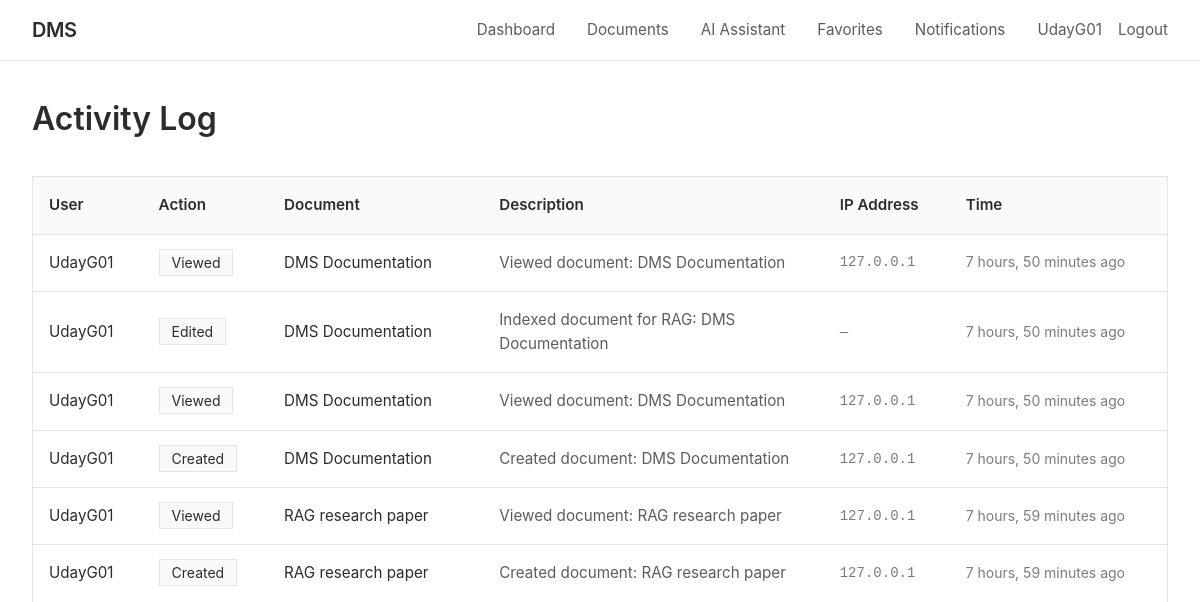
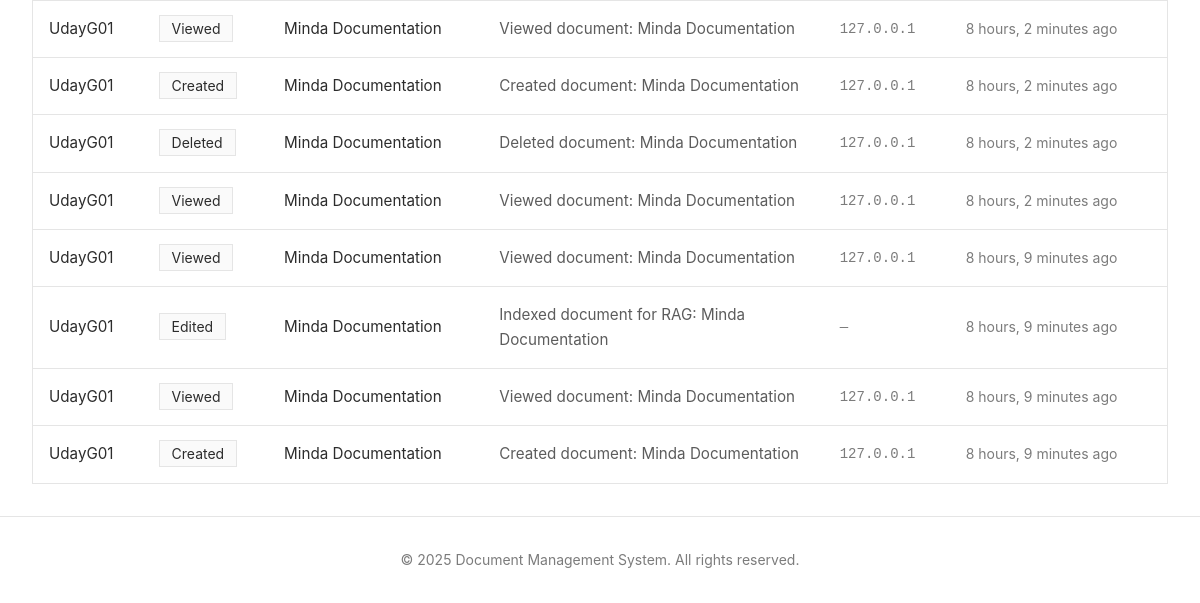
The app's page /activity/ (signed in), older data (2 pictures, top to bottom).
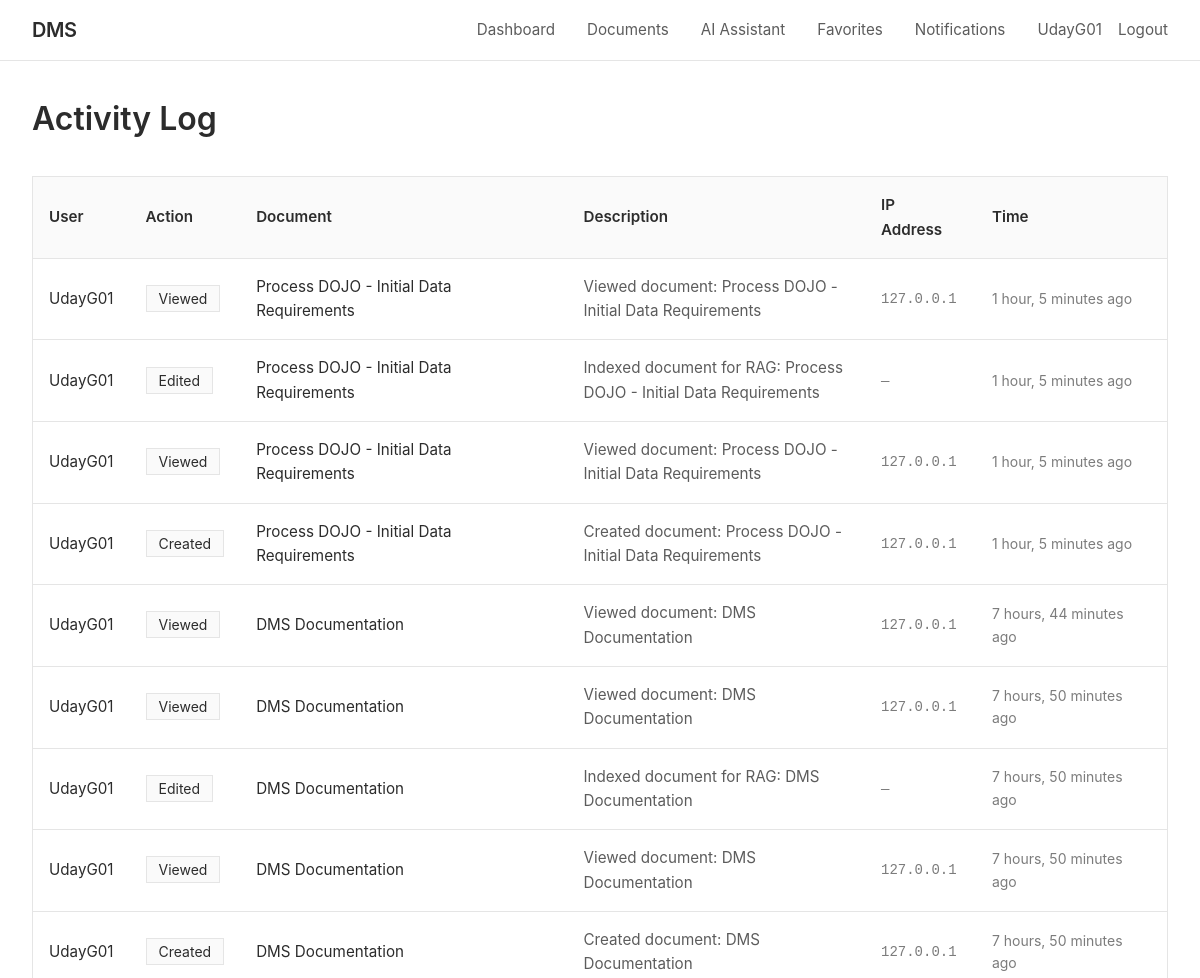
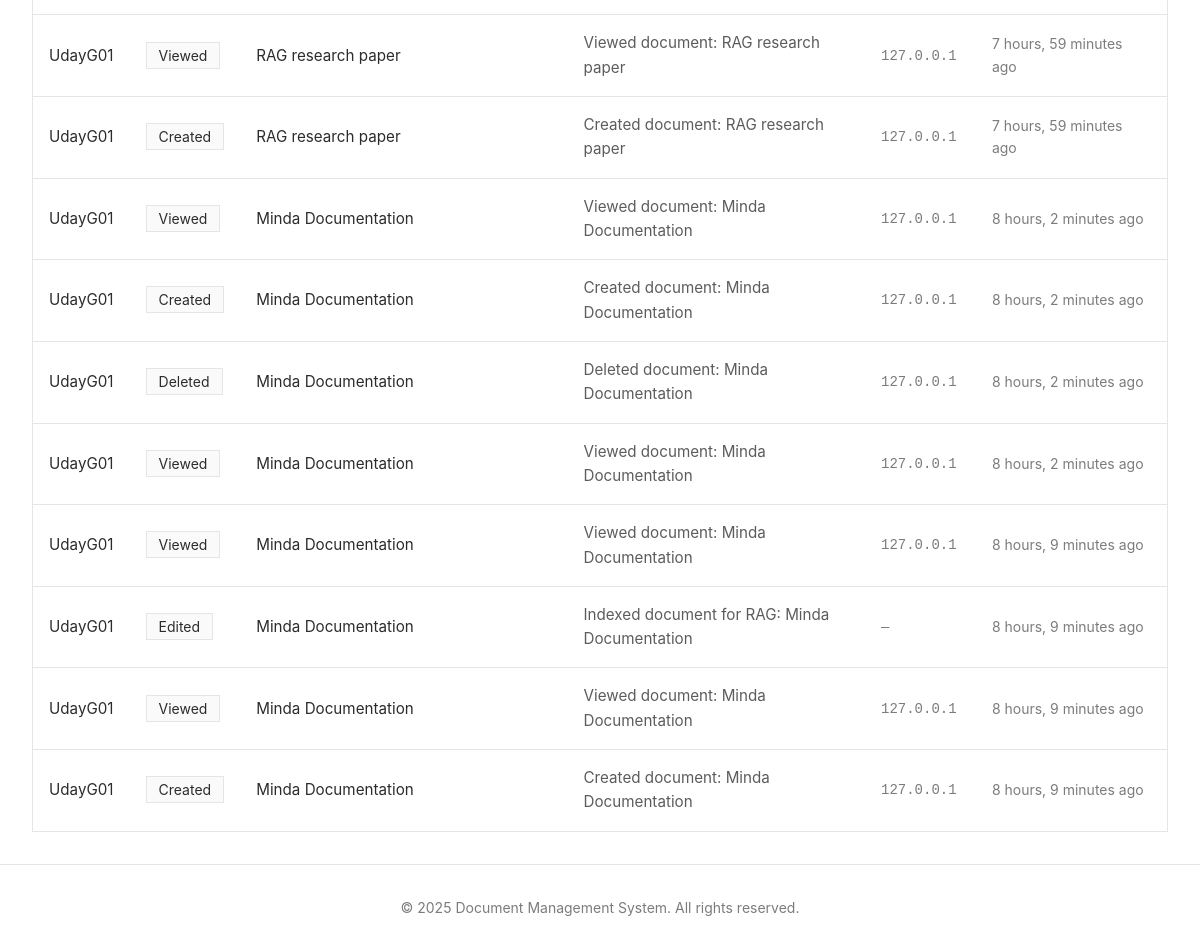
The same page, newer data (2 pictures, top to bottom).
### documents/models.py (models this page shows, shortened)
class User(AbstractUser):
    USER_TYPE_CHOICES = [
        ('guest', 'Guest'),
        ('user', 'Regular User'),
        ('admin', 'Admin'),
    ]
    user_type = models.CharField(max_length=10, choices=USER_TYPE_CHOICES, default='user')
    role = models.ForeignKey(Role, on_delete=models.SET_NULL, null=True, blank=True, related_name='users')
    bio = models.TextField(blank=True)
    avatar = models.ImageField(upload_to='avatars/', null=True, blank=True)
    phone = models.CharField(max_length=20, blank=True)
    department = models.CharField(max_length=100, blank=True)
    created_at = models.DateTimeField(auto_now_add=True)
    updated_at = models.DateTimeField(auto_now=True)
    last_activity = models.DateTimeField(auto_now=True)
    is_active = models.BooleanField(default=True)
    class Meta:
        ordering = ['-created_at']
    def is_admin(self):
        return self.user_type == 'admin'

class ActivityLog(models.Model):
    ACTION_CHOICES = [
        ('create', 'Created'),
        ('view', 'Viewed'),
        ('download', 'Downloaded'),
        ('edit', 'Edited'),
        ('delete', 'Deleted'),
        ('share', 'Shared'),
        ('comment', 'Commented'),
        ('favorite', 'Favorited'),
        ('restore', 'Restored'),
    ]
    user = models.ForeignKey(User, on_delete=models.SET_NULL, null=True, related_name='activity_logs')
    document = models.ForeignKey(Document, on_delete=models.CASCADE, related_name='activity_logs')
    action = models.CharField(max_length=20, choices=ACTION_CHOICES)
    description = models.TextField(blank=True)
    ip_address = models.GenericIPAddressField(null=True, blank=True)
    user_agent = models.TextField(blank=True)
    created_at = models.DateTimeField(auto_now_add=True)
    class Meta:
        ordering = ['-created_at']
        indexes = [
            models.Index(fields=['document', 'action']),
            models.Index(fields=['user', 'created_at']),
        ]

class Document(models.Model):
    ACCESS_LEVEL_CHOICES = [
        ('public', 'Public'),
        ('private', 'Private'),
        ('role', 'Role-Based'),
        ('custom', 'Custom Users'),
    ]
    title = models.CharField(max_length=255)
    description = models.TextField(blank=True)
    file = models.FileField(upload_to=document_upload_path)
    file_size = models.BigIntegerField(default=0, help_text="Size in bytes")
    file_type = models.CharField(max_length=100, blank=True)
    owner = models.ForeignKey(User, on_delete=models.CASCADE, related_name='owned_documents')
    access_level = models.CharField(max_length=10, choices=ACCESS_LEVEL_CHOICES, default='private')
    required_role_level = models.IntegerField(
        default=1,
        validators=[MinValueValidator(1), MaxValueValidator(100)],
        help_text="Minimum role level required (for role-based access)"
    )
    category = models.ForeignKey(Category, on_delete=models.SET_NULL, null=True, blank=True, related_name='documents')
    tags = models.ManyToManyField(Tag, blank=True, related_name='documents')
    shared_with = models.ManyToManyField(User, blank=True, related_name='shared_documents')
    version = models.IntegerField(default=1)
    is_locked = models.BooleanField(default=False, help_text="Locked documents cannot be edited")
    locked_by = models.ForeignKey(User, on_delete=models.SET_NULL, null=True, blank=True, related_name='locked_documents')
    views_count = models.IntegerField(default=0)
    downloads_count = models.IntegerField(default=0)
    created_at = models.DateTimeField(auto_now_add=True)
    updated_at = models.DateTimeField(auto_now=True)
    allow_comments = models.BooleanField(default=True)
    allow_download = models.BooleanField(default=True)
    is_deleted = models.BooleanField(default=False)
    deleted_at = models.DateTimeField(null=True, blank=True)
    class Meta:
        ordering = ['-updated_at', '-created_at']
        indexes = [
            models.Index(fields=['owner', 'access_level']),
            models.Index(fields=['created_at']),
            models.Index(fields=['title']),
        ]

### documents/views.py (the view)
# urls.py: path('activity/', views.activity_log_view, name='activity_log'),
@login_required
def activity_log_view(request):
    if request.user.is_admin():
        activities = ActivityLog.objects.all()
    else:
        activities = ActivityLog.objects.filter(
            Q(user=request.user) | Q(document__owner=request.user)
        )
    activities = activities.select_related('user', 'document').order_by('-created_at')
    paginator = Paginator(activities, 50)
    page_number = request.GET.get('page')
    page_obj = paginator.get_page(page_number)
    return render(request, 'documents/activity_log.html', {'page_obj': page_obj})

### documents/templates/documents/activity_log.html (shortened to what this page needs)
{% extends 'documents/base.html' %}
{% block content %}
<h1 style="font-size: 2rem; font-weight: 600; color: #2c2c2c; margin-bottom: 2rem;">
    Activity Log
</h1>
{% if page_obj %}
    <div class="table-wrapper">
        <table>
            <thead>
                <tr>
                    <th>User</th>
                    <th>Action</th>
                    <th>Document</th>
                    <th>Description</th>
                    <th>IP Address</th>
                    <th>Time</th>
                </tr>
            </thead>
            <tbody>
                {% for activity in page_obj %}
                    <tr>
                        <td>
                            {% if activity.user %}
                                <a href="{% url 'profile_view' activity.user.username %}" style="color: #2c2c2c; text-decoration: none;">
                                    {{ activity.user.username }}
                                </a>
                            {% else %}
                                <span style="color: #7c7c7c;">Unknown</span>
                            {% endif %}
                        </td>
                        <td>
                            <span style="padding: 0.25rem 0.75rem; background: #fafafa; border: 1px solid #e5e5e5; font-size: 0.875rem;">
                                {{ activity.get_action_display }}
                            </span>
                        </td>
                        <td>
                            <a href="{% url 'document_detail' activity.document.pk %}" style="color: #2c2c2c; text-decoration: none;">
                                {{ activity.document.title|truncatewords:8 }}
                            </a>
                        </td>
                        <td style="font-size: 0.95rem; color: #5c5c5c; max-width: 300px;">
                            {{ activity.description|truncatewords:12 }}
                        </td>
                        <td style="font-size: 0.875rem; color: #7c7c7c; font-family: monospace;">
                            {{ activity.ip_address|default:"—" }}
                        </td>
                        <td style="font-size: 0.875rem; color: #7c7c7c;">
                            {{ activity.created_at|timesince }} ago
                        </td>
                    </tr>
                {% endfor %}
            </tbody>
        </table>
    </div>
{% else %}
    <div class="card">
        <p style="color: #7c7c7c; text-align: center; padding: 3rem 0;">
            No activity logs yet.
        </p>
    </div>
{% endif %}
{% endblock %}

### documents/templates/documents/base.html (shortened to what this page needs)
<!DOCTYPE html>
<html lang="en">
<head>
</head>
<body>
    <header class="header">
        <div class="header-content">
            <a href="{% url 'home' %}" class="logo">DMS</a>
            <nav class="nav">
                {% if user.is_authenticated %}
                    <a href="{% url 'dashboard' %}">Dashboard</a>
                    <a href="{% url 'document_list' %}">Documents</a>
                    <a href="{% url 'chatbot' %}"> AI Assistant</a>
                    <a href="{% url 'favorites_list' %}">Favorites</a>
                    <a href="{% url 'notifications_list' %}">Notifications</a>
                    <div class="nav-user">
                        <a href="{% url 'profile' %}">{{ user.username }}</a>
                        <a href="{% url 'logout' %}">Logout</a>
                    </div>
                {% else %}
                    <a href="{% url 'home' %}">Home</a>
                    <a href="{% url 'login' %}">Login</a>
                    <a href="{% url 'register' %}">Register</a>
                {% endif %}
            </nav>
        </div>
    </header>
    <main class="container">
        {% block content %}{% endblock %}
    </main>
    <footer class="footer">
        <p>&copy; 2025 Document Management System. All rights reserved.</p>
    </footer>
</body>
</html>

### documents/templates/documents/base.html (style rules this page uses)
* { margin: 0; padding: 0; box-sizing: border-box; }
body { font-family: -apple-system, BlinkMacSystemFont, 'Segoe UI', Arial, sans-serif; background: #ffffff; color: #2c2c2c; line-height: 1.6; min-height: 100vh; display: flex; flex-direction: column; }
.header { background: #ffffff; border-bottom: 1px solid #e5e5e5; padding: 0 2rem; position: sticky; top: 0; z-index: 100; }
.header-content { max-width: 1400px; margin: 0 auto; display: flex; justify-content: space-between; align-items: center; height: 60px; }
.logo { font-size: 1.25rem; font-weight: 600; color: #2c2c2c; text-decoration: none; letter-spacing: -0.5px; }
.nav { display: flex; gap: 2rem; align-items: center; }
.nav a { color: #5c5c5c; text-decoration: none; font-size: 0.95rem; transition: color 0.2s; }
.nav-user { display: flex; align-items: center; gap: 1rem; }
.container { flex: 1; width: 100%; max-width: 1400px; margin: 0 auto; padding: 2rem; }
.table-wrapper { overflow-x: auto; border: 1px solid #e5e5e5; }
table { width: 100%; border-collapse: collapse; }
th, td { padding: 1rem; text-align: left; border-bottom: 1px solid #e5e5e5; font-size: 0.95rem; }
th { background: #fafafa; font-weight: 600; color: #2c2c2c; }
tr:last-child td { border-bottom: none; }
.footer { border-top: 1px solid #e5e5e5; padding: 2rem; text-align: center; color: #7c7c7c; font-size: 0.875rem; margin-top: auto; }

Row changes from the older to the newer data that the page shows:
added ActivityLog: user.username "UdayG01", action "Viewed", document "Process DOJO - Initial Data Requirements", description "Viewed document: Process DOJO - Initial Data Requirements", ip_address "127.0.0.1", created_at "1 hour, 5 minutes"
added ActivityLog: user.username "UdayG01", action "Edited", document "Process DOJO - Initial Data Requirements", description "Indexed document for RAG: Process DOJO - Initial Data Requirements", ip_address "—", created_at "1 hour, 5 minutes"
added ActivityLog: user.username "UdayG01", action "Viewed", document "Process DOJO - Initial Data Requirements", description "Viewed document: Process DOJO - Initial Data Requirements", ip_address "127.0.0.1", created_at "1 hour, 5 minutes"
added ActivityLog: user.username "UdayG01", action "Created", document "Process DOJO - Initial Data Requirements", description "Created document: Process DOJO - Initial Data Requirements", ip_address "127.0.0.1", created_at "1 hour, 5 minutes"
added ActivityLog: user.username "UdayG01", action "Viewed", document "DMS Documentation", description "Viewed document: DMS Documentation", ip_address "127.0.0.1", created_at "7 hours, 44 minutes"
